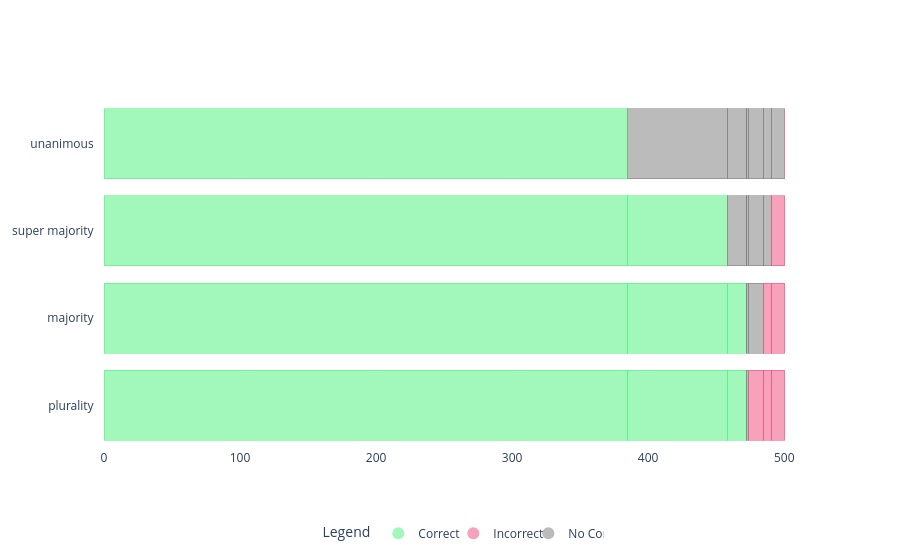

Notebook code cell kept with this figure:
### Markdown cell above
RVSF Combined Graph Post

### Code cell
import plotly.graph_objects as go

# set plotly background to white
go.Layout(paper_bgcolor='rgba(0,0,0,0)', plot_bgcolor='rgba(0,0,0,0)')

# Combine all voting schemes into one list
voting_scheme = ['unanimous', 'super majority', 'majority', 'plurality']

# Values for each scheme
values_unanimous = [[385.0], [73.0], [14.0], [0.0], [2.0], [11.0], [6.0], [9.0], [0.0]]
values_super_majority = [[385.0], [73.0], [14.0], [0.0], [2.0], [11.0], [6.0], [9.0], [0.0]]
values_majority = [[385.0], [73.0], [14.0], [0.0], [2.0], [11.0], [6.0], [9.0], [0.0]]
values_plurality = [[385.0], [73.0], [14.0], [0.0], [2.0], [11.0], [6.0], [9.0], [0.0]]

labels = ['uc', 'sc', 'mc', 'pc', 'n', 'pic', 'mic', 'sic', 'uic']

# Colors for the schemes
h = 240
m = 120
l = 70
a = 0.5

green = f'rgba({l}, {h}, {m}, {a})'
gray = f'rgba({m}, {m}, {m}, {a})'
red = f'rgba({h}, {l}, {m}, {a})'

colors_unanimous = {'uc': green,
                    'sc': gray,
                    'mc': gray,
                    'pc': gray,
                    'n': gray,
                    'uic': red,
                    'sic': gray,
                    'mic': gray,
                    'pic': gray}

colors_super_majority = {'uc': green,
                         'sc': green,
                         'mc': gray,
                         'pc': gray,
                         'n': gray,
                         'uic': red,
                         'sic': red,
                         'mic': gray,
                         'pic': gray}

colors_majority = {'uc': green,
                         'sc': green,
                         'mc': green,
                         'pc': gray,
                         'n': gray,
                         'uic': red,
                         'sic': red,
                         'mic': red,
                         'pic': gray}

colors_plurality = {'uc': green,
                         'sc': green,
                         'mc': green,
                         'pc': green,
                         'n': gray,
                         'uic': red,
                         'sic': red,
                         'mic': red,
                         'pic': red}

# Create figure
fig = go.Figure()

# Add traces for 'plurality' voting scheme
for i, value in enumerate(values_plurality):
    fig.add_trace(go.Bar(
        y=['plurality   '],
        x=value,
        name=labels[i] + ' (plurality)',
        orientation='h',
        marker=dict(
            color=colors_plurality[labels[i]],
            line=dict(color=colors_plurality[labels[i]], width=1)  # Thinner line width
        ),
        showlegend=False  # Hide individual bar traces from the legend
    ))

# Add traces for 'majority' voting scheme
for i, value in enumerate(values_majority):
    fig.add_trace(go.Bar(
        y=['majority   '],
        x=value,
        name=labels[i] + ' (majority)',
        orientation='h',
        marker=dict(
            color=colors_majority[labels[i]],
            line=dict(color=colors_majority[labels[i]], width=1)  # Thinner line width
        ),
        showlegend=False  # Hide individual bar traces from the legend
    ))


# Add traces for 'super majority' voting scheme
for i, value in enumerate(values_super_majority):
    fig.add_trace(go.Bar(
        y=['super majority   '],
        x=value,
        name=labels[i] + ' (super majority)',
        orientation='h',
        marker=dict(
            color=colors_super_majority[labels[i]],
            line=dict(color=colors_super_majority[labels[i]], width=1)  # Thinner line width
        ),
        showlegend=False  # Hide individual bar traces from the legend
    ))

# Add traces for 'unanimous' voting scheme
for i, value in enumerate(values_unanimous):
    fig.add_trace(go.Bar(
        y=['unanimous   '],
        x=value,
        name=labels[i] + ' (unanimous)',
        orientation='h',
        marker=dict(
            color=colors_unanimous[labels[i]],
            line=dict(color=colors_unanimous[labels[i]], width=1)  # Thinner line width
        ),
        showlegend=False  # Hide individual bar traces from the legend
    ))

# Update layout for stacking bars and background, and simplified legend
fig.update_layout(
    plot_bgcolor='rgba(0,0,0,0)',
    paper_bgcolor='rgba(0,0,0,0)',
    title='Voting Scheme Validation for Post-Intervention RVSF: Groundtruth Reports',
    title_x=0.5,  # Center the title
    barmode='stack',
    yaxis={'categoryorder': 'total ascending'},
    
    # Simplified legend
    legend=dict(
        title="Legend",
        itemsizing='constant',
        traceorder='normal',
        entrywidth=30,
        entrywidthmode='pixels',
        orientation='h',  # Horizontal legend to save space
        x=0.5,  # Position legend in the middle
        xanchor='center',  # Anchor at the center of the legend
        y=-0.2,  # Adjust vertical position
        yanchor='top'
    )
)

# Add custom legend manually (small, simple legend with 3 categories)
fig.add_trace(go.Scatter(
    x=[None],
    y=[None],
    mode='markers',
    marker=dict(size=10, color=green),
    showlegend=True,
    name='Correct'
))

fig.add_trace(go.Scatter(
    x=[None],
    y=[None],
    mode='markers',
    marker=dict(size=10, color=red),
    showlegend=True,
    name='Incorrect'
))

fig.add_trace(go.Scatter(
    x=[None],
    y=[None],
    mode='markers',
    marker=dict(size=10, color=gray),
    showlegend=True,
    name='No Consensus'
))

# Show the plot
fig.show()

### Figure 1 — Plotly figure (JSON) as saved in the notebook; plotly's stock layout.template omitted (floating-point values rounded to 4 significant figures)
{"data": [{"marker": {"color": "rgba(70, 240, 120, 0.5)", "line": {"color": "rgba(70, 240, 120, 0.5)", "width": 1}}, "name": "uc (plurality)", "orientation": "h", "showlegend": false, "type": "bar", "x": [385], "y": ["plurality   "]}, {"marker": {"color": "rgba(70, 240, 120, 0.5)", "line": {"color": "rgba(70, 240, 120, 0.5)", "width": 1}}, "name": "sc (plurality)", "orientation": "h", "showlegend": false, "type": "bar", "x": [73], "y": ["plurality   "]}, {"marker": {"color": "rgba(70, 240, 120, 0.5)", "line": {"color": "rgba(70, 240, 120, 0.5)", "width": 1}}, "name": "mc (plurality)", "orientation": "h", "showlegend": false, "type": "bar", "x": [14], "y": ["plurality   "]}, {"marker": {"color": "rgba(70, 240, 120, 0.5)", "line": {"color": "rgba(70, 240, 120, 0.5)", "width": 1}}, "name": "pc (plurality)", "orientation": "h", "showlegend": false, "type": "bar", "x": [0], "y": ["plurality   "]}, {"marker": {"color": "rgba(120, 120, 120, 0.5)", "line": {"color": "rgba(120, 120, 120, 0.5)", "width": 1}}, "name": "n (plurality)", "orientation": "h", "showlegend": false, "type": "bar", "x": [2], "y": ["plurality   "]}, {"marker": {"color": "rgba(240, 70, 120, 0.5)", "line": {"color": "rgba(240, 70, 120, 0.5)", "width": 1}}, "name": "pic (plurality)", "orientation": "h", "showlegend": false, "type": "bar", "x": [11], "y": ["plurality   "]}, {"marker": {"color": "rgba(240, 70, 120, 0.5)", "line": {"color": "rgba(240, 70, 120, 0.5)", "width": 1}}, "name": "mic (plurality)", "orientation": "h", "showlegend": false, "type": "bar", "x": [6], "y": ["plurality   "]}, {"marker": {"color": "rgba(240, 70, 120, 0.5)", "line": {"color": "rgba(240, 70, 120, 0.5)", "width": 1}}, "name": "sic (plurality)", "orientation": "h", "showlegend": false, "type": "bar", "x": [9], "y": ["plurality   "]}, {"marker": {"color": "rgba(240, 70, 120, 0.5)", "line": {"color": "rgba(240, 70, 120, 0.5)", "width": 1}}, "name": "uic (plurality)", "orientation": "h", "showlegend": false, "type": "bar", "x": [0], "y": ["plurality   "]}, {"marker": {"color": "rgba(70, 240, 120, 0.5)", "line": {"color": "rgba(70, 240, 120, 0.5)", "width": 1}}, "name": "uc (majority)", "orientation": "h", "showlegend": false, "type": "bar", "x": [385], "y": ["majority   "]}, {"marker": {"color": "rgba(70, 240, 120, 0.5)", "line": {"color": "rgba(70, 240, 120, 0.5)", "width": 1}}, "name": "sc (majority)", "orientation": "h", "showlegend": false, "type": "bar", "x": [73], "y": ["majority   "]}, {"marker": {"color": "rgba(70, 240, 120, 0.5)", "line": {"color": "rgba(70, 240, 120, 0.5)", "width": 1}}, "name": "mc (majority)", "orientation": "h", "showlegend": false, "type": "bar", "x": [14], "y": ["majority   "]}, {"marker": {"color": "rgba(120, 120, 120, 0.5)", "line": {"color": "rgba(120, 120, 120, 0.5)", "width": 1}}, "name": "pc (majority)", "orientation": "h", "showlegend": false, "type": "bar", "x": [0], "y": ["majority   "]}, {"marker": {"color": "rgba(120, 120, 120, 0.5)", "line": {"color": "rgba(120, 120, 120, 0.5)", "width": 1}}, "name": "n (majority)", "orientation": "h", "showlegend": false, "type": "bar", "x": [2], "y": ["majority   "]}, {"marker": {"color": "rgba(120, 120, 120, 0.5)", "line": {"color": "rgba(120, 120, 120, 0.5)", "width": 1}}, "name": "pic (majority)", "orientation": "h", "showlegend": false, "type": "bar", "x": [11], "y": ["majority   "]}, {"marker": {"color": "rgba(240, 70, 120, 0.5)", "line": {"color": "rgba(240, 70, 120, 0.5)", "width": 1}}, "name": "mic (majority)", "orientation": "h", "showlegend": false, "type": "bar", "x": [6], "y": ["majority   "]}, {"marker": {"color": "rgba(240, 70, 120, 0.5)", "line": {"color": "rgba(240, 70, 120, 0.5)", "width": 1}}, "name": "sic (majority)", "orientation": "h", "showlegend": false, "type": "bar", "x": [9], "y": ["majority   "]}, {"marker": {"color": "rgba(240, 70, 120, 0.5)", "line": {"color": "rgba(240, 70, 120, 0.5)", "width": 1}}, "name": "uic (majority)", "orientation": "h", "showlegend": false, "type": "bar", "x": [0], "y": ["majority   "]}, {"marker": {"color": "rgba(70, 240, 120, 0.5)", "line": {"color": "rgba(70, 240, 120, 0.5)", "width": 1}}, "name": "uc (super majority)", "orientation": "h", "showlegend": false, "type": "bar", "x": [385], "y": ["super majority   "]}, {"marker": {"color": "rgba(70, 240, 120, 0.5)", "line": {"color": "rgba(70, 240, 120, 0.5)", "width": 1}}, "name": "sc (super majority)", "orientation": "h", "showlegend": false, "type": "bar", "x": [73], "y": ["super majority   "]}, {"marker": {"color": "rgba(120, 120, 120, 0.5)", "line": {"color": "rgba(120, 120, 120, 0.5)", "width": 1}}, "name": "mc (super majority)", "orientation": "h", "showlegend": false, "type": "bar", "x": [14], "y": ["super majority   "]}, {"marker": {"color": "rgba(120, 120, 120, 0.5)", "line": {"color": "rgba(120, 120, 120, 0.5)", "width": 1}}, "name": "pc (super majority)", "orientation": "h", "showlegend": false, "type": "bar", "x": [0], "y": ["super majority   "]}, {"marker": {"color": "rgba(120, 120, 120, 0.5)", "line": {"color": "rgba(120, 120, 120, 0.5)", "width": 1}}, "name": "n (super majority)", "orientation": "h", "showlegend": false, "type": "bar", "x": [2], "y": ["super majority   "]}, {"marker": {"color": "rgba(120, 120, 120, 0.5)", "line": {"color": "rgba(120, 120, 120, 0.5)", "width": 1}}, "name": "pic (super majority)", "orientation": "h", "showlegend": false, "type": "bar", "x": [11], "y": ["super majority   "]}, {"marker": {"color": "rgba(120, 120, 120, 0.5)", "line": {"color": "rgba(120, 120, 120, 0.5)", "width": 1}}, "name": "mic (super majority)", "orientation": "h", "showlegend": false, "type": "bar", "x": [6], "y": ["super majority   "]}, {"marker": {"color": "rgba(240, 70, 120, 0.5)", "line": {"color": "rgba(240, 70, 120, 0.5)", "width": 1}}, "name": "sic (super majority)", "orientation": "h", "showlegend": false, "type": "bar", "x": [9], "y": ["super majority   "]}, {"marker": {"color": "rgba(240, 70, 120, 0.5)", "line": {"color": "rgba(240, 70, 120, 0.5)", "width": 1}}, "name": "uic (super majority)", "orientation": "h", "showlegend": false, "type": "bar", "x": [0], "y": ["super majority   "]}, {"marker": {"color": "rgba(70, 240, 120, 0.5)", "line": {"color": "rgba(70, 240, 120, 0.5)", "width": 1}}, "name": "uc (unanimous)", "orientation": "h", "showlegend": false, "type": "bar", "x": [385], "y": ["unanimous   "]}, {"marker": {"color": "rgba(120, 120, 120, 0.5)", "line": {"color": "rgba(120, 120, 120, 0.5)", "width": 1}}, "name": "sc (unanimous)", "orientation": "h", "showlegend": false, "type": "bar", "x": [73], "y": ["unanimous   "]}, {"marker": {"color": "rgba(120, 120, 120, 0.5)", "line": {"color": "rgba(120, 120, 120, 0.5)", "width": 1}}, "name": "mc (unanimous)", "orientation": "h", "showlegend": false, "type": "bar", "x": [14], "y": ["unanimous   "]}, {"marker": {"color": "rgba(120, 120, 120, 0.5)", "line": {"color": "rgba(120, 120, 120, 0.5)", "width": 1}}, "name": "pc (unanimous)", "orientation": "h", "showlegend": false, "type": "bar", "x": [0], "y": ["unanimous   "]}, {"marker": {"color": "rgba(120, 120, 120, 0.5)", "line": {"color": "rgba(120, 120, 120, 0.5)", "width": 1}}, "name": "n (unanimous)", "orientation": "h", "showlegend": false, "type": "bar", "x": [2], "y": ["unanimous   "]}, {"marker": {"color": "rgba(120, 120, 120, 0.5)", "line": {"color": "rgba(120, 120, 120, 0.5)", "width": 1}}, "name": "pic (unanimous)", "orientation": "h", "showlegend": false, "type": "bar", "x": [11], "y": ["unanimous   "]}, {"marker": {"color": "rgba(120, 120, 120, 0.5)", "line": {"color": "rgba(120, 120, 120, 0.5)", "width": 1}}, "name": "mic (unanimous)", "orientation": "h", "showlegend": false, "type": "bar", "x": [6], "y": ["unanimous   "]}, {"marker": {"color": "rgba(120, 120, 120, 0.5)", "line": {"color": "rgba(120, 120, 120, 0.5)", "width": 1}}, "name": "sic (unanimous)", "orientation": "h", "showlegend": false, "type": "bar", "x": [9], "y": ["unanimous   "]}, {"marker": {"color": "rgba(240, 70, 120, 0.5)", "line": {"color": "rgba(240, 70, 120, 0.5)", "width": 1}}, "name": "uic (unanimous)", "orientation": "h", "showlegend": false, "type": "bar", "x": [0], "y": ["unanimous   "]}, {"marker": {"color": "rgba(70, 240, 120, 0.5)", "size": 10}, "mode": "markers", "name": "Correct", "showlegend": true, "type": "scatter", "x": [null], "y": [null]}, {"marker": {"color": "rgba(240, 70, 120, 0.5)", "size": 10}, "mode": "markers", "name": "Incorrect", "showlegend": true, "type": "scatter", "x": [null], "y": [null]}, {"marker": {"color": "rgba(120, 120, 120, 0.5)", "size": 10}, "mode": "markers", "name": "No Consensus", "showlegend": true, "type": "scatter", "x": [null], "y": [null]}], "layout": {"barmode": "stack", "legend": {"entrywidth": 30, "entrywidthmode": "pixels", "itemsizing": "constant", "orientation": "h", "title": {"text": "Legend"}, "traceorder": "normal", "x": 0.5, "xanchor": "center", "y": -0.2, "yanchor": "top"}, "paper_bgcolor": "rgba(0,0,0,0)", "plot_bgcolor": "rgba(0,0,0,0)", "yaxis": {"categoryorder": "total ascending"}}}
